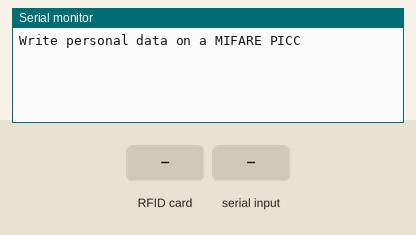
This sketch was run on a simulated Arduino Uno, built with avr-gcc and run on an emulated ATmega328P. Shown: the last lines printed to the serial monitor. The test bench sets the inputs (shaded band).

Above: at 1.2 s.
1.3 s: RFID card 5E 7A 19 C4 held to the reader
At 2.1 s:
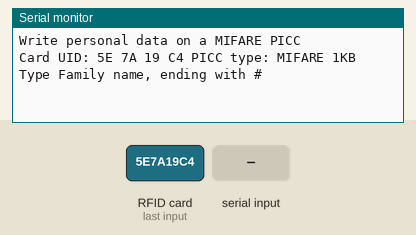
2.8 s: "1#" received over Serial
At 3.4 s:
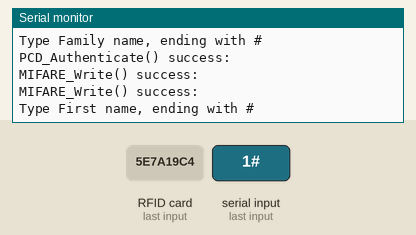
4.3 s: "0#" received over Serial
At 5.8 s:
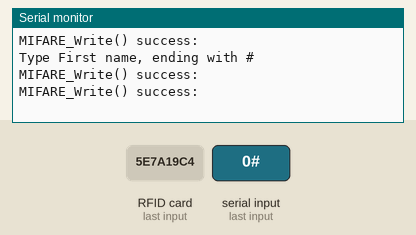

The sketch:

RFID_Write.ino
```cpp
/*
   Write personal data of a MIFARE RFID card using a RFID-RC522 reader
   Uses MFRC522 - Library to use ARDUINO RFID MODULE KIT 13.56 MHZ WITH TAGS SPI W AND R BY COOQROBOT.
   -----------------------------------------------------------------------------------------
               MFRC522      Arduino       Arduino   Arduino    Arduino          Arduino
               Reader/PCD   Uno/101       Mega      Nano v3    Leonardo/Micro   Pro Micro
   Signal      Pin          Pin           Pin       Pin        Pin              Pin
   -----------------------------------------------------------------------------------------
   RST/Reset   RST          9             5         D9         RESET/ICSP-5     RST
   SPI SS      SDA(SS)      10            53        D10        10               10
   SPI MOSI    MOSI         11 / ICSP-4   51        D11        ICSP-4           16
   SPI MISO    MISO         12 / ICSP-1   50        D12        ICSP-1           14
   SPI SCK     SCK          13 / ICSP-3   52        D13        ICSP-3           15

   Hardware required:
   Arduino
   PCD (Proximity Coupling Device): NXP MFRC522 Contactless Reader IC
   PICC (Proximity Integrated Circuit Card): A card or tag using the ISO 14443A interface, eg Mifare or NTAG203.
   The reader can be found on eBay for around 5 dollars. Search for "mf-rc522" on ebay.com.
*/

#include <SPI.h>
#include <MFRC522.h>

#define RST_PIN 9  // Configurable, see typical pin layout above
#define SS_PIN 10  // Configurable, see typical pin layout above

MFRC522 mfrc522(SS_PIN, RST_PIN);  // Create MFRC522 instance

void setup() {
  Serial.begin(9600);  // Initialize serial communications with the PC
  SPI.begin();         // Init SPI bus
  mfrc522.PCD_Init();  // Init MFRC522 card
  Serial.println(F("Write personal data on a MIFARE PICC "));
}

void loop() {

  // Prepare key - all keys are set to FFFFFFFFFFFFh at chip delivery from the factory.
  MFRC522::MIFARE_Key key;
  for (byte i = 0; i < 6; i++) key.keyByte[i] = 0xFF;

  // Look for new cards
  if (!mfrc522.PICC_IsNewCardPresent()) {
    return;
  }

  // Select one of the cards
  if (!mfrc522.PICC_ReadCardSerial()) {
    return;
  }

  Serial.print(F("Card UID:"));  //Dump UID
  for (byte i = 0; i < mfrc522.uid.size; i++) {
    Serial.print(mfrc522.uid.uidByte[i] < 0x10 ? " 0" : " ");
    Serial.print(mfrc522.uid.uidByte[i], HEX);
  }
  Serial.print(F(" PICC type: "));  // Dump PICC type
  MFRC522::PICC_Type piccType = mfrc522.PICC_GetType(mfrc522.uid.sak);
  Serial.println(mfrc522.PICC_GetTypeName(piccType));

  byte buffer[34];
  byte block;
  MFRC522::StatusCode status;
  byte len;

  Serial.setTimeout(20000L);  // wait until 20 seconds for input from serial
  // Ask personal data: Family name
  Serial.println(F("Type Family name, ending with #"));
  len = Serial.readBytesUntil('#', (char *)buffer, 30);  // read family name from serial
  for (byte i = len; i < 30; i++) buffer[i] = ' ';       // pad with spaces

  block = 1;
  //Serial.println(F("Authenticating using key A..."));
  status = mfrc522.PCD_Authenticate(MFRC522::PICC_CMD_MF_AUTH_KEY_A, block, &key, &(mfrc522.uid));
  if (status != MFRC522::STATUS_OK) {
    Serial.print(F("PCD_Authenticate() failed: "));
    Serial.println(mfrc522.GetStatusCodeName(status));
    return;
  } else Serial.println(F("PCD_Authenticate() success: "));

  // Write block
  status = mfrc522.MIFARE_Write(block, buffer, 16);
  if (status != MFRC522::STATUS_OK) {
    Serial.print(F("MIFARE_Write() failed: "));
    Serial.println(mfrc522.GetStatusCodeName(status));
    return;
  } else Serial.println(F("MIFARE_Write() success: "));

  block = 2;
  //Serial.println(F("Authenticating using key A..."));
  status = mfrc522.PCD_Authenticate(MFRC522::PICC_CMD_MF_AUTH_KEY_A, block, &key, &(mfrc522.uid));
  if (status != MFRC522::STATUS_OK) {
    Serial.print(F("PCD_Authenticate() failed: "));
    Serial.println(mfrc522.GetStatusCodeName(status));
    return;
  }

  // Write block
  status = mfrc522.MIFARE_Write(block, &buffer[16], 16);
  if (status != MFRC522::STATUS_OK) {
    Serial.print(F("MIFARE_Write() failed: "));
    Serial.println(mfrc522.GetStatusCodeName(status));
    return;
  } else Serial.println(F("MIFARE_Write() success: "));

  // Ask personal data: First name
  Serial.println(F("Type First name, ending with #"));
  len = Serial.readBytesUntil('#', (char *)buffer, 20);  // read first name from serial
  for (byte i = len; i < 20; i++) buffer[i] = ' ';       // pad with spaces

  block = 4;
  //Serial.println(F("Authenticating using key A..."));
  status = mfrc522.PCD_Authenticate(MFRC522::PICC_CMD_MF_AUTH_KEY_A, block, &key, &(mfrc522.uid));
  if (status != MFRC522::STATUS_OK) {
    Serial.print(F("PCD_Authenticate() failed: "));
    Serial.println(mfrc522.GetStatusCodeName(status));
    return;
  }

  // Write block
  status = mfrc522.MIFARE_Write(block, buffer, 16);
  if (status != MFRC522::STATUS_OK) {
    Serial.print(F("MIFARE_Write() failed: "));
    Serial.println(mfrc522.GetStatusCodeName(status));
    return;
  } else Serial.println(F("MIFARE_Write() success: "));

  block = 5;
  //Serial.println(F("Authenticating using key A..."));
  status = mfrc522.PCD_Authenticate(MFRC522::PICC_CMD_MF_AUTH_KEY_A, block, &key, &(mfrc522.uid));
  if (status != MFRC522::STATUS_OK) {
    Serial.print(F("PCD_Authenticate() failed: "));
    Serial.println(mfrc522.GetStatusCodeName(status));
    return;
  }

  // Write block
  status = mfrc522.MIFARE_Write(block, &buffer[16], 16);
  if (status != MFRC522::STATUS_OK) {
    Serial.print(F("MIFARE_Write() failed: "));
    Serial.println(mfrc522.GetStatusCodeName(status));
    return;
  } else Serial.println(F("MIFARE_Write() success: "));


  Serial.println(" ");
  mfrc522.PICC_HaltA();       // Halt PICC
  mfrc522.PCD_StopCrypto1();  // Stop encryption on PCD
}
```

Measured:
- after the input at 1.3 s, the serial monitor: prints a new line at once (image 1)
- after the input at 2.8 s, the serial monitor: prints a new line at once (image 2)
- after the input at 4.3 s, the serial monitor: prints a new line after 0.06 s (image 3)
